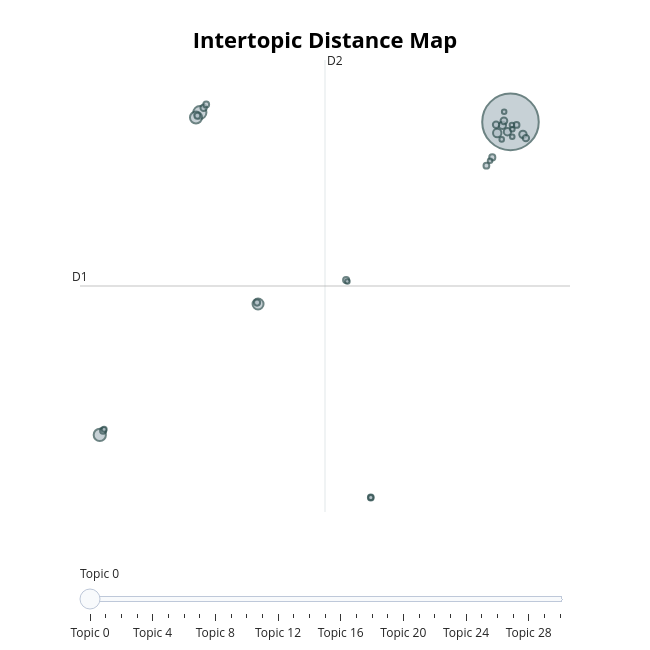

The notebook cell saved with this chart:
### Markdown cell above
##### Intertopic Distance Map

### Code cell
topic_model.visualize_topics()

### Figure 1 — Plotly figure (JSON) as saved in the notebook; plotly's stock layout.template omitted (floating-point values rounded to 4 significant figures)
{"data": [{"customdata": [[0, "said | shall | know | van | helsing", 768], [1, "driver | horses | snow | swept | great", 41], [2, "house | london | piccadilly | boxes | billington", 36], [3, "ship | mate | fog | captain | man", 35], [4, "sewards | diary | dr | diarycontinued | portmanteau", 29], [5, "bersicker | lies | wolf | dont | thats", 17], [6, "souls | life | want | dont | soul", 13], [7, "flies | spiders | like | press | big", 13], [8, "dracula | country | transylvania | count | spoke", 13], [9, "godalming | lord | duty | wishes | property", 11], [10, "vampire | undead | come | things | power", 10], [11, "letters | hawkins | mr | wrote | handed", 10], [12, "harbour | pier | cliff | sea | searchlight", 10], [13, "world | sterilise | new | monster | life", 9], [14, "holmwood | letter | seward | hon | arthur", 9], [15, "husband | hand | husbands | wept | clasped", 9], [16, "house | dust | chapel | old | odour", 9], [17, "quincey | morris | quinceys | talked | links", 8], [18, "czarina | catherine | reported | waves | report", 8], [19, "septemberpatient | train | 25 | flapping | entry", 8], [20, "bloofer | children | heath | lady | hampstead", 8], [21, "skinsky | box | hildesheim | sunrise | slovaks", 8], [22, "stationmaster | 30 | post | october | paper", 6], [23, "boxes | carfax | missing | removed | clue", 6], [24, "religious | mania | man | dangerous | temperament", 5], [25, "throat | lips | broken | window | feet", 5], [26, "continued | operation | moments | incision | respiration", 5], [27, "sundown | figure | headstones | dark | coffin", 5], [28, "face | nose | broad | mouth | nostrils", 5], [29, "sleep | jonathan | diary | draught | told", 5], [30, "answer | interpreting | dreamily | simplicity | stating", 5]], "hovertemplate": "<b>Topic %{customdata[0]}</b><br>%{customdata[1]}<br>Size: %{customdata[2]}", "legendgroup": "", "marker": {"color": "#B0BEC5", "line": {"color": "DarkSlateGrey", "width": 2}, "size": [768, 41, 36, 35, 29, 17, 13, 13, 13, 11, 10, 10, 10, 9, 9, 9, 9, 8, 8, 8, 8, 8, 6, 6, 5, 5, 5, 5, 5, 5, 5], "sizemode": "area", "sizeref": 0.48, "symbol": "circle"}, "mode": "markers", "name": "", "orientation": "v", "showlegend": false, "type": "scatter", "x": [20.77, -2.373, -9.829, -2.662, 1.961, 19.78, 20.54, 20.16, 21.69, 20.28, 21.91, 19.69, -2.093, 8.523, 1.888, 19.41, -9.58, 21.22, -1.901, 10.36, 18.97, -2.562, 10.36, -9.503, 8.617, 19.25, 20.3, 20.91, 20.87, 20.9, 20.11], "xaxis": "x", "y": [16.32, 16.86, -1.989, 16.57, 5.667, 15.67, 15.74, 16.12, 15.59, 16.38, 15.37, 16.15, 17.14, 7.071, 5.749, 14.24, -1.739, 16.14, 17.34, -5.65, 13.76, 16.67, -5.65, -1.663, 6.977, 14.05, 16.91, 15.89, 16.13, 15.45, 15.29], "yaxis": "y"}], "layout": {"annotations": [{"showarrow": false, "text": "D1", "x": -11.3, "y": 6.719, "yshift": 10}, {"showarrow": false, "text": "D2", "x": 6.948, "xshift": 10, "y": 19.94}], "height": 650, "hoverlabel": {"bgcolor": "white", "font": {"family": "Rockwell", "size": 16}}, "legend": {"itemsizing": "constant", "tracegroupgap": 0}, "margin": {"t": 60}, "shapes": [{"line": {"color": "#CFD8DC", "width": 2}, "type": "line", "x0": 6.948, "x1": 6.948, "y0": -6.498, "y1": 19.94}, {"line": {"color": "#9E9E9E", "width": 2}, "type": "line", "x0": -11.3, "x1": 25.2, "y0": 6.719, "y1": 6.719}], "sliders": [{"active": 0, "pad": {"t": 50}, "steps": [{"args": [{"marker.color": [["red", "#B0BEC5", "#B0BEC5", "#B0BEC5", "#B0BEC5", "#B0BEC5", "#B0BEC5", "#B0BEC5", "#B0BEC5", "#B0BEC5", "#B0BEC5", "#B0BEC5", "#B0BEC5", "#B0BEC5", "#B0BEC5", "#B0BEC5", "#B0BEC5", "#B0BEC5", "#B0BEC5", "#B0BEC5", "#B0BEC5", "#B0BEC5", "#B0BEC5", "#B0BEC5", "#B0BEC5", "#B0BEC5", "#B0BEC5", "#B0BEC5", "#B0BEC5", "#B0BEC5", "#B0BEC5"]]}], "label": "Topic 0", "method": "update"}, {"args": [{"marker.color": [["#B0BEC5", "red", "#B0BEC5", "#B0BEC5", "#B0BEC5", "#B0BEC5", "#B0BEC5", "#B0BEC5", "#B0BEC5", "#B0BEC5", "#B0BEC5", "#B0BEC5", "#B0BEC5", "#B0BEC5", "#B0BEC5", "#B0BEC5", "#B0BEC5", "#B0BEC5", "#B0BEC5", "#B0BEC5", "#B0BEC5", "#B0BEC5", "#B0BEC5", "#B0BEC5", "#B0BEC5", "#B0BEC5", "#B0BEC5", "#B0BEC5", "#B0BEC5", "#B0BEC5", "#B0BEC5"]]}], "label": "Topic 1", "method": "update"}, {"args": [{"marker.color": [["#B0BEC5", "#B0BEC5", "red", "#B0BEC5", "#B0BEC5", "#B0BEC5", "#B0BEC5", "#B0BEC5", "#B0BEC5", "#B0BEC5", "#B0BEC5", "#B0BEC5", "#B0BEC5", "#B0BEC5", "#B0BEC5", "#B0BEC5", "#B0BEC5", "#B0BEC5", "#B0BEC5", "#B0BEC5", "#B0BEC5", "#B0BEC5", "#B0BEC5", "#B0BEC5", "#B0BEC5", "#B0BEC5", "#B0BEC5", "#B0BEC5", "#B0BEC5", "#B0BEC5", "#B0BEC5"]]}], "label": "Topic 2", "method": "update"}, {"args": [{"marker.color": [["#B0BEC5", "#B0BEC5", "#B0BEC5", "red", "#B0BEC5", "#B0BEC5", "#B0BEC5", "#B0BEC5", "#B0BEC5", "#B0BEC5", "#B0BEC5", "#B0BEC5", "#B0BEC5", "#B0BEC5", "#B0BEC5", "#B0BEC5", "#B0BEC5", "#B0BEC5", "#B0BEC5", "#B0BEC5", "#B0BEC5", "#B0BEC5", "#B0BEC5", "#B0BEC5", "#B0BEC5", "#B0BEC5", "#B0BEC5", "#B0BEC5", "#B0BEC5", "#B0BEC5", "#B0BEC5"]]}], "label": "Topic 3", "method": "update"}, {"args": [{"marker.color": [["#B0BEC5", "#B0BEC5", "#B0BEC5", "#B0BEC5", "red", "#B0BEC5", "#B0BEC5", "#B0BEC5", "#B0BEC5", "#B0BEC5", "#B0BEC5", "#B0BEC5", "#B0BEC5", "#B0BEC5", "#B0BEC5", "#B0BEC5", "#B0BEC5", "#B0BEC5", "#B0BEC5", "#B0BEC5", "#B0BEC5", "#B0BEC5", "#B0BEC5", "#B0BEC5", "#B0BEC5", "#B0BEC5", "#B0BEC5", "#B0BEC5", "#B0BEC5", "#B0BEC5", "#B0BEC5"]]}], "label": "Topic 4", "method": "update"}, {"args": [{"marker.color": [["#B0BEC5", "#B0BEC5", "#B0BEC5", "#B0BEC5", "#B0BEC5", "red", "#B0BEC5", "#B0BEC5", "#B0BEC5", "#B0BEC5", "#B0BEC5", "#B0BEC5", "#B0BEC5", "#B0BEC5", "#B0BEC5", "#B0BEC5", "#B0BEC5", "#B0BEC5", "#B0BEC5", "#B0BEC5", "#B0BEC5", "#B0BEC5", "#B0BEC5", "#B0BEC5", "#B0BEC5", "#B0BEC5", "#B0BEC5", "#B0BEC5", "#B0BEC5", "#B0BEC5", "#B0BEC5"]]}], "label": "Topic 5", "method": "update"}, {"args": [{"marker.color": [["#B0BEC5", "#B0BEC5", "#B0BEC5", "#B0BEC5", "#B0BEC5", "#B0BEC5", "red", "#B0BEC5", "#B0BEC5", "#B0BEC5", "#B0BEC5", "#B0BEC5", "#B0BEC5", "#B0BEC5", "#B0BEC5", "#B0BEC5", "#B0BEC5", "#B0BEC5", "#B0BEC5", "#B0BEC5", "#B0BEC5", "#B0BEC5", "#B0BEC5", "#B0BEC5", "#B0BEC5", "#B0BEC5", "#B0BEC5", "#B0BEC5", "#B0BEC5", "#B0BEC5", "#B0BEC5"]]}], "label": "Topic 6", "method": "update"}, {"args": [{"marker.color": [["#B0BEC5", "#B0BEC5", "#B0BEC5", "#B0BEC5", "#B0BEC5", "#B0BEC5", "#B0BEC5", "red", "#B0BEC5", "#B0BEC5", "#B0BEC5", "#B0BEC5", "#B0BEC5", "#B0BEC5", "#B0BEC5", "#B0BEC5", "#B0BEC5", "#B0BEC5", "#B0BEC5", "#B0BEC5", "#B0BEC5", "#B0BEC5", "#B0BEC5", "#B0BEC5", "#B0BEC5", "#B0BEC5", "#B0BEC5", "#B0BEC5", "#B0BEC5", "#B0BEC5", "#B0BEC5"]]}], "label": "Topic 7", "method": "update"}, {"args": [{"marker.color": [["#B0BEC5", "#B0BEC5", "#B0BEC5", "#B0BEC5", "#B0BEC5", "#B0BEC5", "#B0BEC5", "#B0BEC5", "red", "#B0BEC5", "#B0BEC5", "#B0BEC5", "#B0BEC5", "#B0BEC5", "#B0BEC5", "#B0BEC5", "#B0BEC5", "#B0BEC5", "#B0BEC5", "#B0BEC5", "#B0BEC5", "#B0BEC5", "#B0BEC5", "#B0BEC5", "#B0BEC5", "#B0BEC5", "#B0BEC5", "#B0BEC5", "#B0BEC5", "#B0BEC5", "#B0BEC5"]]}], "label": "Topic 8", "method": "update"}, {"args": [{"marker.color": [["#B0BEC5", "#B0BEC5", "#B0BEC5", "#B0BEC5", "#B0BEC5", "#B0BEC5", "#B0BEC5", "#B0BEC5", "#B0BEC5", "red", "#B0BEC5", "#B0BEC5", "#B0BEC5", "#B0BEC5", "#B0BEC5", "#B0BEC5", "#B0BEC5", "#B0BEC5", "#B0BEC5", "#B0BEC5", "#B0BEC5", "#B0BEC5", "#B0BEC5", "#B0BEC5", "#B0BEC5", "#B0BEC5", "#B0BEC5", "#B0BEC5", "#B0BEC5", "#B0BEC5", "#B0BEC5"]]}], "label": "Topic 9", "method": "update"}, {"args": [{"marker.color": [["#B0BEC5", "#B0BEC5", "#B0BEC5", "#B0BEC5", "#B0BEC5", "#B0BEC5", "#B0BEC5", "#B0BEC5", "#B0BEC5", "#B0BEC5", "red", "#B0BEC5", "#B0BEC5", "#B0BEC5", "#B0BEC5", "#B0BEC5", "#B0BEC5", "#B0BEC5", "#B0BEC5", "#B0BEC5", "#B0BEC5", "#B0BEC5", "#B0BEC5", "#B0BEC5", "#B0BEC5", "#B0BEC5", "#B0BEC5", "#B0BEC5", "#B0BEC5", "#B0BEC5", "#B0BEC5"]]}], "label": "Topic 10", "method": "update"}, {"args": [{"marker.color": [["#B0BEC5", "#B0BEC5", "#B0BEC5", "#B0BEC5", "#B0BEC5", "#B0BEC5", "#B0BEC5", "#B0BEC5", "#B0BEC5", "#B0BEC5", "#B0BEC5", "red", "#B0BEC5", "#B0BEC5", "#B0BEC5", "#B0BEC5", "#B0BEC5", "#B0BEC5", "#B0BEC5", "#B0BEC5", "#B0BEC5", "#B0BEC5", "#B0BEC5", "#B0BEC5", "#B0BEC5", "#B0BEC5", "#B0BEC5", "#B0BEC5", "#B0BEC5", "#B0BEC5", "#B0BEC5"]]}], "label": "Topic 11", "method": "update"}, {"args": [{"marker.color": [["#B0BEC5", "#B0BEC5", "#B0BEC5", "#B0BEC5", "#B0BEC5", "#B0BEC5", "#B0BEC5", "#B0BEC5", "#B0BEC5", "#B0BEC5", "#B0BEC5", "#B0BEC5", "red", "#B0BEC5", "#B0BEC5", "#B0BEC5", "#B0BEC5", "#B0BEC5", "#B0BEC5", "#B0BEC5", "#B0BEC5", "#B0BEC5", "#B0BEC5", "#B0BEC5", "#B0BEC5", "#B0BEC5", "#B0BEC5", "#B0BEC5", "#B0BEC5", "#B0BEC5", "#B0BEC5"]]}], "label": "Topic 12", "method": "update"}, {"args": [{"marker.color": [["#B0BEC5", "#B0BEC5", "#B0BEC5", "#B0BEC5", "#B0BEC5", "#B0BEC5", "#B0BEC5", "#B0BEC5", "#B0BEC5", "#B0BEC5", "#B0BEC5", "#B0BEC5", "#B0BEC5", "red", "#B0BEC5", "#B0BEC5", "#B0BEC5", "#B0BEC5", "#B0BEC5", "#B0BEC5", "#B0BEC5", "#B0BEC5", "#B0BEC5", "#B0BEC5", "#B0BEC5", "#B0BEC5", "#B0BEC5", "#B0BEC5", "#B0BEC5", "#B0BEC5", "#B0BEC5"]]}], "label": "Topic 13", "method": "update"}, {"args": [{"marker.color": [["#B0BEC5", "#B0BEC5", "#B0BEC5", "#B0BEC5", "#B0BEC5", "#B0BEC5", "#B0BEC5", "#B0BEC5", "#B0BEC5", "#B0BEC5", "#B0BEC5", "#B0BEC5", "#B0BEC5", "#B0BEC5", "red", "#B0BEC5", "#B0BEC5", "#B0BEC5", "#B0BEC5", "#B0BEC5", "#B0BEC5", "#B0BEC5", "#B0BEC5", "#B0BEC5", "#B0BEC5", "#B0BEC5", "#B0BEC5", "#B0BEC5", "#B0BEC5", "#B0BEC5", "#B0BEC5"]]}], "label": "Topic 14", "method": "update"}, {"args": [{"marker.color": [["#B0BEC5", "#B0BEC5", "#B0BEC5", "#B0BEC5", "#B0BEC5", "#B0BEC5", "#B0BEC5", "#B0BEC5", "#B0BEC5", "#B0BEC5", "#B0BEC5", "#B0BEC5", "#B0BEC5", "#B0BEC5", "#B0BEC5", "red", "#B0BEC5", "#B0BEC5", "#B0BEC5", "#B0BEC5", "#B0BEC5", "#B0BEC5", "#B0BEC5", "#B0BEC5", "#B0BEC5", "#B0BEC5", "#B0BEC5", "#B0BEC5", "#B0BEC5", "#B0BEC5", "#B0BEC5"]]}], "label": "Topic 15", "method": "update"}, {"args": [{"marker.color": [["#B0BEC5", "#B0BEC5", "#B0BEC5", "#B0BEC5", "#B0BEC5", "#B0BEC5", "#B0BEC5", "#B0BEC5", "#B0BEC5", "#B0BEC5", "#B0BEC5", "#B0BEC5", "#B0BEC5", "#B0BEC5", "#B0BEC5", "#B0BEC5", "red", "#B0BEC5", "#B0BEC5", "#B0BEC5", "#B0BEC5", "#B0BEC5", "#B0BEC5", "#B0BEC5", "#B0BEC5", "#B0BEC5", "#B0BEC5", "#B0BEC5", "#B0BEC5", "#B0BEC5", "#B0BEC5"]]}], "label": "Topic 16", "method": "update"}, {"args": [{"marker.color": [["#B0BEC5", "#B0BEC5", "#B0BEC5", "#B0BEC5", "#B0BEC5", "#B0BEC5", "#B0BEC5", "#B0BEC5", "#B0BEC5", "#B0BEC5", "#B0BEC5", "#B0BEC5", "#B0BEC5", "#B0BEC5", "#B0BEC5", "#B0BEC5", "#B0BEC5", "red", "#B0BEC5", "#B0BEC5", "#B0BEC5", "#B0BEC5", "#B0BEC5", "#B0BEC5", "#B0BEC5", "#B0BEC5", "#B0BEC5", "#B0BEC5", "#B0BEC5", "#B0BEC5", "#B0BEC5"]]}], "label": "Topic 17", "method": "update"}, {"args": [{"marker.color": [["#B0BEC5", "#B0BEC5", "#B0BEC5", "#B0BEC5", "#B0BEC5", "#B0BEC5", "#B0BEC5", "#B0BEC5", "#B0BEC5", "#B0BEC5", "#B0BEC5", "#B0BEC5", "#B0BEC5", "#B0BEC5", "#B0BEC5", "#B0BEC5", "#B0BEC5", "#B0BEC5", "red", "#B0BEC5", "#B0BEC5", "#B0BEC5", "#B0BEC5", "#B0BEC5", "#B0BEC5", "#B0BEC5", "#B0BEC5", "#B0BEC5", "#B0BEC5", "#B0BEC5", "#B0BEC5"]]}], "label": "Topic 18", "method": "update"}, {"args": [{"marker.color": [["#B0BEC5", "#B0BEC5", "#B0BEC5", "#B0BEC5", "#B0BEC5", "#B0BEC5", "#B0BEC5", "#B0BEC5", "#B0BEC5", "#B0BEC5", "#B0BEC5", "#B0BEC5", "#B0BEC5", "#B0BEC5", "#B0BEC5", "#B0BEC5", "#B0BEC5", "#B0BEC5", "#B0BEC5", "red", "#B0BEC5", "#B0BEC5", "#B0BEC5", "#B0BEC5", "#B0BEC5", "#B0BEC5", "#B0BEC5", "#B0BEC5", "#B0BEC5", "#B0BEC5", "#B0BEC5"]]}], "label": "Topic 19", "method": "update"}, {"args": [{"marker.color": [["#B0BEC5", "#B0BEC5", "#B0BEC5", "#B0BEC5", "#B0BEC5", "#B0BEC5", "#B0BEC5", "#B0BEC5", "#B0BEC5", "#B0BEC5", "#B0BEC5", "#B0BEC5", "#B0BEC5", "#B0BEC5", "#B0BEC5", "#B0BEC5", "#B0BEC5", "#B0BEC5", "#B0BEC5", "#B0BEC5", "red", "#B0BEC5", "#B0BEC5", "#B0BEC5", "#B0BEC5", "#B0BEC5", "#B0BEC5", "#B0BEC5", "#B0BEC5", "#B0BEC5", "#B0BEC5"]]}], "label": "Topic 20", "method": "update"}, {"args": [{"marker.color": [["#B0BEC5", "#B0BEC5", "#B0BEC5", "#B0BEC5", "#B0BEC5", "#B0BEC5", "#B0BEC5", "#B0BEC5", "#B0BEC5", "#B0BEC5", "#B0BEC5", "#B0BEC5", "#B0BEC5", "#B0BEC5", "#B0BEC5", "#B0BEC5", "#B0BEC5", "#B0BEC5", "#B0BEC5", "#B0BEC5", "#B0BEC5", "red", "#B0BEC5", "#B0BEC5", "#B0BEC5", "#B0BEC5", "#B0BEC5", "#B0BEC5", "#B0BEC5", "#B0BEC5", "#B0BEC5"]]}], "label": "Topic 21", "method": "update"}, {"args": [{"marker.color": [["#B0BEC5", "#B0BEC5", "#B0BEC5", "#B0BEC5", "#B0BEC5", "#B0BEC5", "#B0BEC5", "#B0BEC5", "#B0BEC5", "#B0BEC5", "#B0BEC5", "#B0BEC5", "#B0BEC5", "#B0BEC5", "#B0BEC5", "#B0BEC5", "#B0BEC5", "#B0BEC5", "#B0BEC5", "#B0BEC5", "#B0BEC5", "#B0BEC5", "red", "#B0BEC5", "#B0BEC5", "#B0BEC5", "#B0BEC5", "#B0BEC5", "#B0BEC5", "#B0BEC5", "#B0BEC5"]]}], "label": "Topic 22", "method": "update"}, {"args": [{"marker.color": [["#B0BEC5", "#B0BEC5", "#B0BEC5", "#B0BEC5", "#B0BEC5", "#B0BEC5", "#B0BEC5", "#B0BEC5", "#B0BEC5", "#B0BEC5", "#B0BEC5", "#B0BEC5", "#B0BEC5", "#B0BEC5", "#B0BEC5", "#B0BEC5", "#B0BEC5", "#B0BEC5", "#B0BEC5", "#B0BEC5", "#B0BEC5", "#B0BEC5", "#B0BEC5", "red", "#B0BEC5", "#B0BEC5", "#B0BEC5", "#B0BEC5", "#B0BEC5", "#B0BEC5", "#B0BEC5"]]}], "label": "Topic 23", "method": "update"}, {"args": [{"marker.color": [["#B0BEC5", "#B0BEC5", "#B0BEC5", "#B0BEC5", "#B0BEC5", "#B0BEC5", "#B0BEC5", "#B0BEC5", "#B0BEC5", "#B0BEC5", "#B0BEC5", "#B0BEC5", "#B0BEC5", "#B0BEC5", "#B0BEC5", "#B0BEC5", "#B0BEC5", "#B0BEC5", "#B0BEC5", "#B0BEC5", "#B0BEC5", "#B0BEC5", "#B0BEC5", "#B0BEC5", "red", "#B0BEC5", "#B0BEC5", "#B0BEC5", "#B0BEC5", "#B0BEC5", "#B0BEC5"]]}], "label": "Topic 24", "method": "update"}, {"args": [{"marker.color": [["#B0BEC5", "#B0BEC5", "#B0BEC5", "#B0BEC5", "#B0BEC5", "#B0BEC5", "#B0BEC5", "#B0BEC5", "#B0BEC5", "#B0BEC5", "#B0BEC5", "#B0BEC5", "#B0BEC5", "#B0BEC5", "#B0BEC5", "#B0BEC5", "#B0BEC5", "#B0BEC5", "#B0BEC5", "#B0BEC5", "#B0BEC5", "#B0BEC5", "#B0BEC5", "#B0BEC5", "#B0BEC5", "red", "#B0BEC5", "#B0BEC5", "#B0BEC5", "#B0BEC5", "#B0BEC5"]]}], "label": "Topic 25", "method": "update"}, {"args": [{"marker.color": [["#B0BEC5", "#B0BEC5", "#B0BEC5", "#B0BEC5", "#B0BEC5", "#B0BEC5", "#B0BEC5", "#B0BEC5", "#B0BEC5", "#B0BEC5", "#B0BEC5", "#B0BEC5", "#B0BEC5", "#B0BEC5", "#B0BEC5", "#B0BEC5", "#B0BEC5", "#B0BEC5", "#B0BEC5", "#B0BEC5", "#B0BEC5", "#B0BEC5", "#B0BEC5", "#B0BEC5", "#B0BEC5", "#B0BEC5", "red", "#B0BEC5", "#B0BEC5", "#B0BEC5", "#B0BEC5"]]}], "label": "Topic 26", "method": "update"}, {"args": [{"marker.color": [["#B0BEC5", "#B0BEC5", "#B0BEC5", "#B0BEC5", "#B0BEC5", "#B0BEC5", "#B0BEC5", "#B0BEC5", "#B0BEC5", "#B0BEC5", "#B0BEC5", "#B0BEC5", "#B0BEC5", "#B0BEC5", "#B0BEC5", "#B0BEC5", "#B0BEC5", "#B0BEC5", "#B0BEC5", "#B0BEC5", "#B0BEC5", "#B0BEC5", "#B0BEC5", "#B0BEC5", "#B0BEC5", "#B0BEC5", "#B0BEC5", "red", "#B0BEC5", "#B0BEC5", "#B0BEC5"]]}], "label": "Topic 27", "method": "update"}, {"args": [{"marker.color": [["#B0BEC5", "#B0BEC5", "#B0BEC5", "#B0BEC5", "#B0BEC5", "#B0BEC5", "#B0BEC5", "#B0BEC5", "#B0BEC5", "#B0BEC5", "#B0BEC5", "#B0BEC5", "#B0BEC5", "#B0BEC5", "#B0BEC5", "#B0BEC5", "#B0BEC5", "#B0BEC5", "#B0BEC5", "#B0BEC5", "#B0BEC5", "#B0BEC5", "#B0BEC5", "#B0BEC5", "#B0BEC5", "#B0BEC5", "#B0BEC5", "#B0BEC5", "red", "#B0BEC5", "#B0BEC5"]]}], "label": "Topic 28", "method": "update"}, {"args": [{"marker.color": [["#B0BEC5", "#B0BEC5", "#B0BEC5", "#B0BEC5", "#B0BEC5", "#B0BEC5", "#B0BEC5", "#B0BEC5", "#B0BEC5", "#B0BEC5", "#B0BEC5", "#B0BEC5", "#B0BEC5", "#B0BEC5", "#B0BEC5", "#B0BEC5", "#B0BEC5", "#B0BEC5", "#B0BEC5", "#B0BEC5", "#B0BEC5", "#B0BEC5", "#B0BEC5", "#B0BEC5", "#B0BEC5", "#B0BEC5", "#B0BEC5", "#B0BEC5", "#B0BEC5", "red", "#B0BEC5"]]}], "label": "Topic 29", "method": "update"}, {"args": [{"marker.color": [["#B0BEC5", "#B0BEC5", "#B0BEC5", "#B0BEC5", "#B0BEC5", "#B0BEC5", "#B0BEC5", "#B0BEC5", "#B0BEC5", "#B0BEC5", "#B0BEC5", "#B0BEC5", "#B0BEC5", "#B0BEC5", "#B0BEC5", "#B0BEC5", "#B0BEC5", "#B0BEC5", "#B0BEC5", "#B0BEC5", "#B0BEC5", "#B0BEC5", "#B0BEC5", "#B0BEC5", "#B0BEC5", "#B0BEC5", "#B0BEC5", "#B0BEC5", "#B0BEC5", "#B0BEC5", "red"]]}], "label": "Topic 30", "method": "update"}]}], "title": {"font": {"color": "Black", "size": 22}, "text": "<b>Intertopic Distance Map</b>", "x": 0.5, "xanchor": "center", "y": 0.95, "yanchor": "top"}, "width": 650, "xaxis": {"anchor": "y", "domain": [0, 1], "range": [-11.3, 25.2], "title": {"text": ""}, "visible": false}, "yaxis": {"anchor": "x", "domain": [0, 1], "range": [-6.498, 19.94], "title": {"text": ""}, "visible": false}}}
